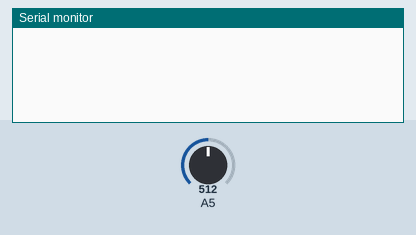
A sketch run on a simulated Arduino Zero (SAMD21). On the bench: the last lines printed to the serial monitor. Inputs (shaded band) come from the test bench; at power-on: A5 = 512.

Above: at 1.2 s.
1.3 s: A5 set to 716
At 3.2 s:
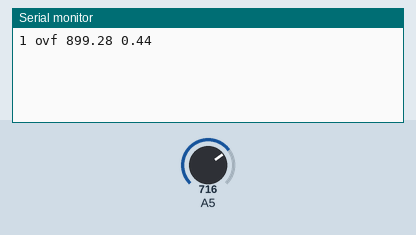
At 5.3 s:
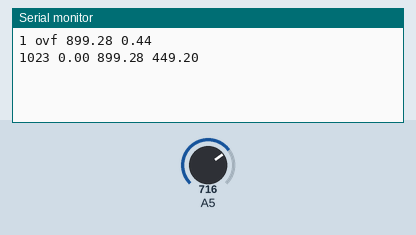

The sketch:

test_1.ino
```cpp
#include <util.h>
#include <type.h>
#include <_math.h>

#define LEN 2048
#define SERIAL SerialUSB

Complex a[LEN];
unsigned short i = 0;
unsigned int sample;
unsigned long start;
unsigned int max_j;
float max_val;
float sample_freq;

int interval_padding = 1000;

void setup() {
  SERIAL.begin(115200);
}

void loop() {
  start = micros();
  for (i = 0; i < LEN; i++) {
    a[i] = Complex((float)analogRead(A5), 0);
    delayMicroseconds(interval_padding);
  }
  sample_freq = 1000000 / (float)(micros() - start) * LEN;
  i = 0;
  _fft_dit2(a, LEN);
    /*
    for(int j=0;j<LEN;j++) {
      Serial.println(a[j].toString());
    }
    */
    // find max
  max_val = 0.0;
  max_j = -1;
  for(int j=1;j<LEN/2;j++) {
    max_val = (max_val>a[j].norm_sq()) ? max_val : a[j].norm_sq();
    max_j = (max_val>a[j].norm_sq()) ? max_j : j;
  }
  SERIAL.print(max_j);
  SERIAL.print(" ");
  SERIAL.print(max_val);
  SERIAL.print(" ");
  SERIAL.print(sample_freq);
  SERIAL.print(" ");
  SERIAL.println(max_j * sample_freq / LEN);
}
```

Measured:
- after the input at 1.3 s, the serial monitor: prints a new line after 0.98 s (image 1)
